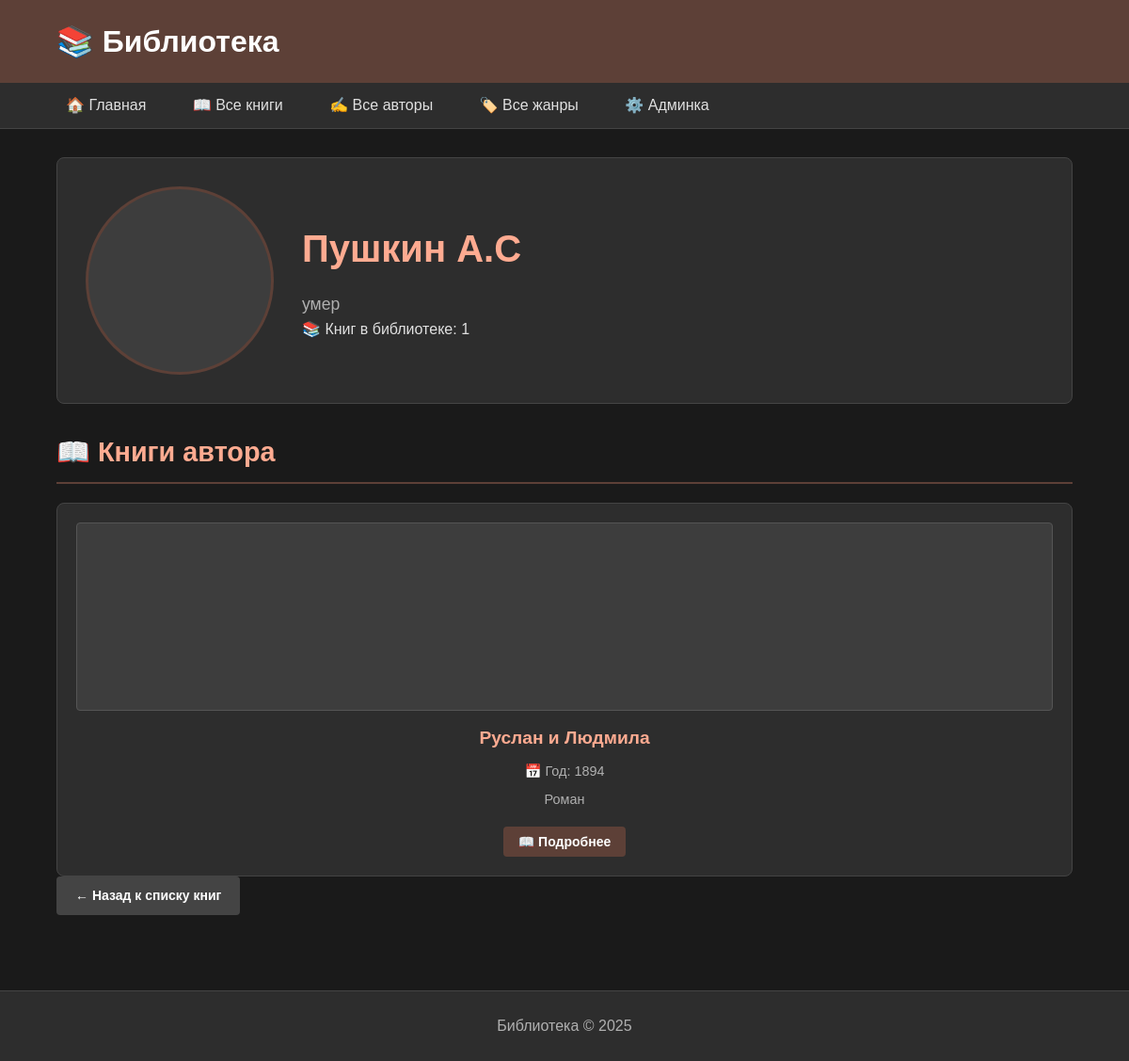
/author/1/, run on an earlier commit of the app's database.
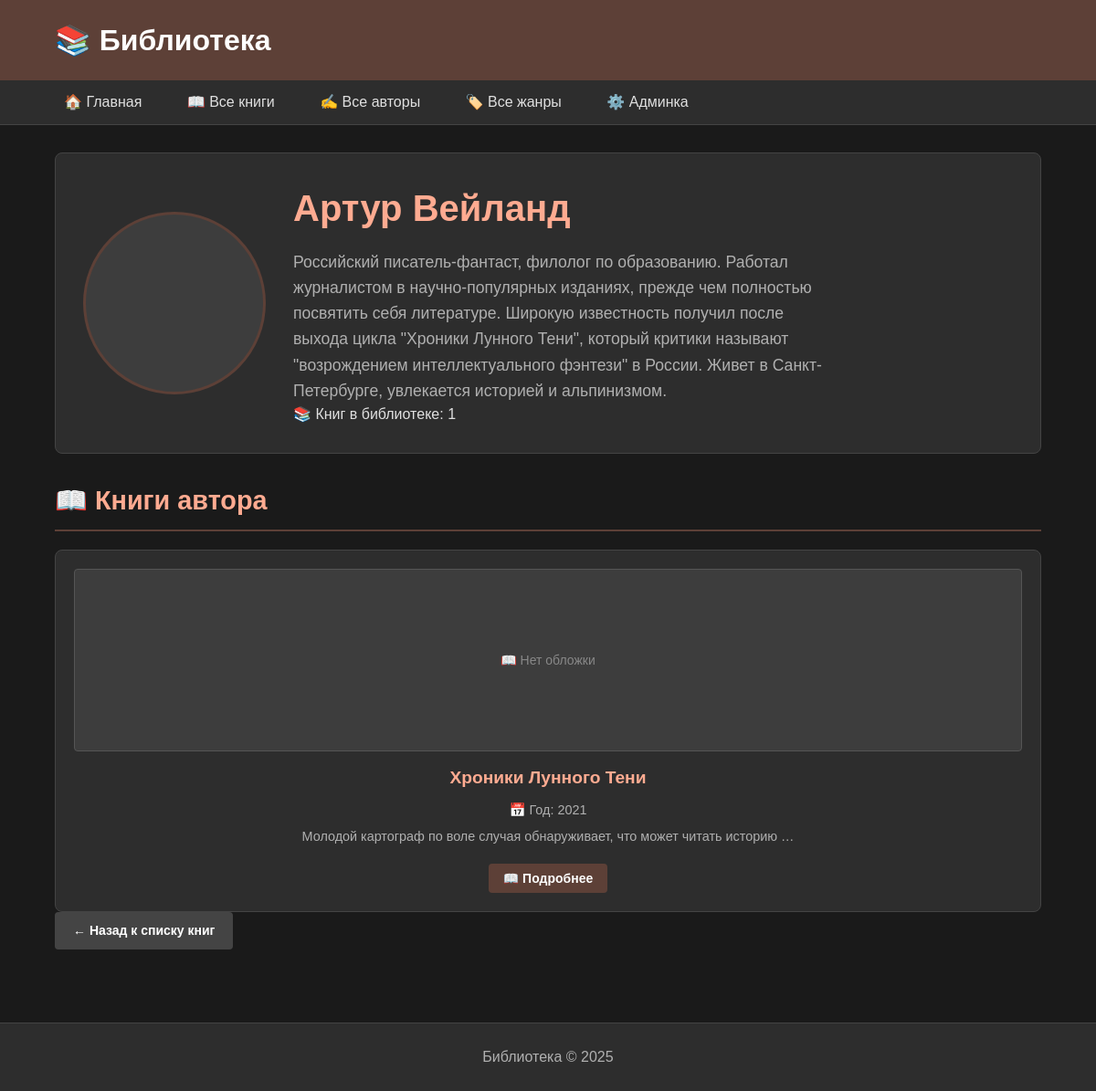
And on a later commit of the database.
### library/models.py (models this page shows, shortened)
class Author(models.Model):
    name = models.CharField(max_length=100, verbose_name="Имя автора")
    bio = models.TextField(blank=True, verbose_name="Биография")
    avatar_url = models.URLField(blank=True, verbose_name="Ссылка на аватар")
    birth_date = models.DateField(null=True, blank=True, verbose_name="Дата рождения")
    death_date = models.DateField(null=True, blank=True, verbose_name="Дата смерти")
    country = models.CharField(max_length=100, blank=True, verbose_name="Страна")
    created_at = models.DateTimeField(auto_now_add=True)
    class Meta:
        verbose_name = "Автор"
        verbose_name_plural = "Авторы"

class Book(models.Model):
    title = models.CharField(max_length=200, verbose_name="Название")
    author = models.ForeignKey(Author, on_delete=models.CASCADE, verbose_name="Автор")
    genres = models.ManyToManyField(Genre, blank=True, verbose_name="Жанры")
    year = models.IntegerField(verbose_name="Год издания")
    pages = models.IntegerField(null=True, blank=True, verbose_name="Количество страниц")
    description = models.TextField(blank=True, verbose_name="Описание")
    cover_url = models.URLField(blank=True, verbose_name="Ссылка на обложку")
    file_url = models.URLField(blank=True, verbose_name="Ссылка на файл книги")
    is_featured = models.BooleanField(default=False, verbose_name="Рекомендуемая")
    created_at = models.DateTimeField(auto_now_add=True)
    class Meta:
        verbose_name = "Книга"
        verbose_name_plural = "Книги"

### library/views.py (the view)
# urls.py: path('author/<int:author_id>/', views.author_detail, name='author_detail'),
def author_detail(request, author_id):
    author = get_object_or_404(Author, id=author_id)
    books = Book.objects.filter(author=author).prefetch_related('genres')
    return render(request, 'author_detail.html', {
        'author': author,
        'books': books
    })

### library/templates/author_detail.html (shortened to what this page needs)
{% extends 'base.html' %}
{% block content %}
<div class="author-header">
    <div class="author-avatar author-detail-avatar {% if not author.avatar_url %}no-avatar{% endif %}"
         {% if author.avatar_url %}style="background-image: url('{{ author.avatar_url }}')"{% endif %}>
    </div>
    <div class="author-info">
        <h1 class="author-detail-name">{{ author.name }}</h1>
        {% if author.bio %}
            <div class="author-detail-bio">
                {{ author.bio|linebreaks }}
            </div>
        {% endif %}
        <div class="books-count">
            📚 Книг в библиотеке: {{ books|length }}
        </div>
    </div>
</div>
<h2 class="section-title">📖 Книги автора</h2>
{% if books %}
    <div class="books-grid">
        {% for book in books %}
        <div class="book-card">
            <div class="book-cover {% if not book.cover_url %}no-cover{% endif %}"
                 {% if book.cover_url %}style="background-image: url('{{ book.cover_url }}')"{% endif %}>
                {% if not book.cover_url %}
                    📖 Нет обложки
                {% endif %}
            </div>
            <h3 class="book-title">{{ book.title }}</h3>
            <p class="book-meta">📅 Год: {{ book.year }}</p>
            {% if book.description %}
                <p class="book-meta">{{ book.description|truncatewords:10 }}</p>
            {% endif %}
            <a href="{% url 'book_detail' book.id %}">
                <button class="btn btn-read">📖 Подробнее</button>
            </a>
        </div>
        {% endfor %}
    </div>
{% else %}
    <div class="no-data">
        📚 У этого автора пока нет книг в библиотеке
    </div>
{% endif %}
<a href="{% url 'book_list' %}" class="btn btn-back">← Назад к списку книг</a>
{% endblock %}

What changed in the data, as far as the page shows it:
removed Book: title "Руслан и Людмила", year "1894", description "Роман"
changed Author: name "Пушкин А.С" → "Артур Вейланд"; bio "умер" → "Российский писатель-фантаст, филолог по образованию. Работал журналистом в научно-популярных изданиях, прежде чем полностью посвятить себя литературе. Широкую известность получил после выхода цикла \"Хроники Лунного Тени\", который критики называют \"возрождением интеллектуального фэнтези\" в России. Живет в Санкт-Петербурге, увлекается историей и альпинизмом."
added Book: cover_url "📖 Нет обложки", title "Хроники Лунного Тени", year "2021", description "Молодой картограф по воле случая обнаруживает, что может читать историю …"
